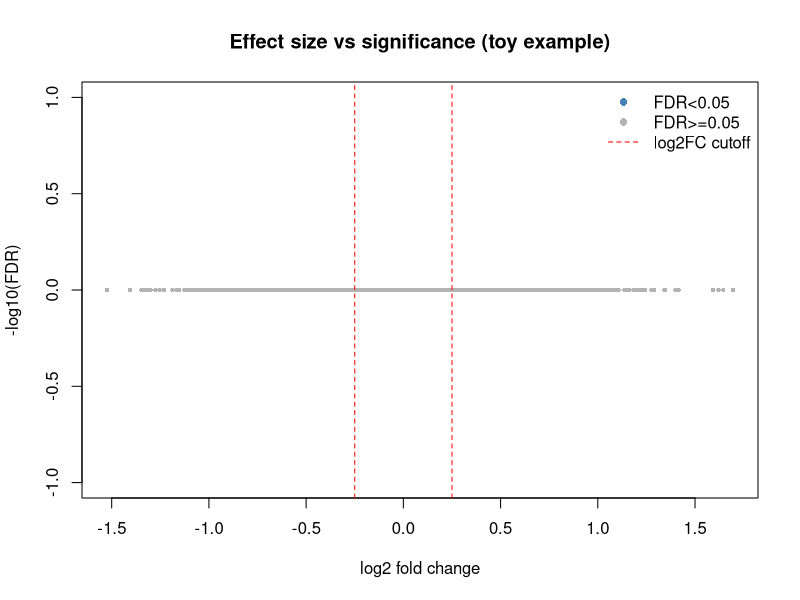
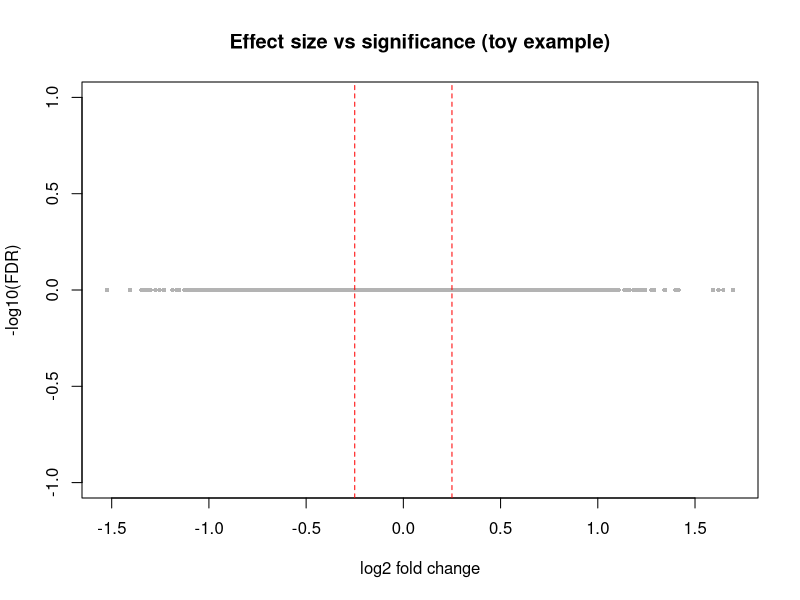

These charts were generated, in order, by the following R code:
## ---- chunk 1
set.seed(123)
dir.create("../figures", showWarnings = FALSE)
## ---- chunk 2
# Simulate 2000 genes with an effect size and a p-value proxy
n <- 2000
log2fc <- rnorm(n, mean = 0, sd = 0.5)

# Simulate "mean expression" (log scale)
mean_expr <- rnorm(n, mean = 5, sd = 1)

# Make p-values smaller when |log2fc| is bigger and mean_expr is higher (toy model)
z <- abs(log2fc) * (mean_expr / 5) + rnorm(n, 0, 0.2)
p <- pmin(1, 2 * (1 - pnorm(z)))
padj <- p.adjust(p, "BH")

df <- data.frame(log2fc = log2fc, mean_expr = mean_expr, p = p, padj = padj)
## ---- chunk 3
plot(df$log2fc, -log10(df$padj),
     pch = 16, cex = 0.6,
     col = ifelse(df$padj < 0.05, "steelblue", "grey70"),
     xlab = "log2 fold change", ylab = "-log10(FDR)",
     main = "Effect size vs significance (toy example)")
abline(v = c(-0.25, 0.25), col = "red", lty = 2)
legend("topright",
       legend = c("FDR<0.05", "FDR>=0.05", "log2FC cutoff"),
       col = c("steelblue", "grey70", "red"),
       pch = c(16, 16, NA), lty = c(NA, NA, 2), bty = "n")
## ---- chunk 4
png("../figures/lab07_effect_vs_pvalue.png", width = 1000, height = 800, res = 150)
plot(df$log2fc, -log10(df$padj),
     pch = 16, cex = 0.6,
     col = ifelse(df$padj < 0.05, "steelblue", "grey70"),
     xlab = "log2 fold change", ylab = "-log10(FDR)",
     main = "Effect size vs significance (toy example)")
abline(v = c(-0.25, 0.25), col = "red", lty = 2)
dev.off()
cat("Wrote ../figures/lab07_effect_vs_pvalue.png\n")
